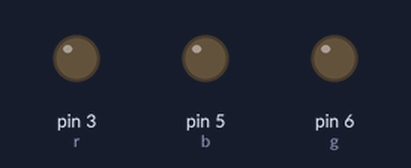
Bench run of a sketch on a simulated Arduino Uno, built with avr-gcc and run on an emulated ATmega328P. Shown: output pins drawn as LEDs (lit = HIGH).

Above: at 0.5 s.
At 2.0 s:
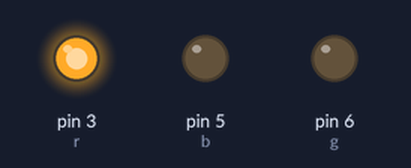
At 4.0 s:
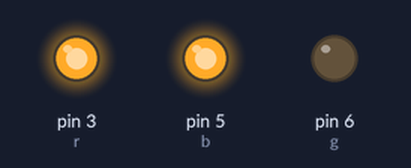
At 5.5 s:
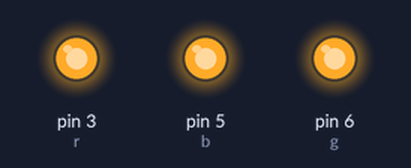
At 6.5 s:
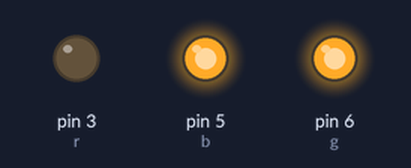
Timing chart, 0 to 7.8 s (numbered marks = the images above):
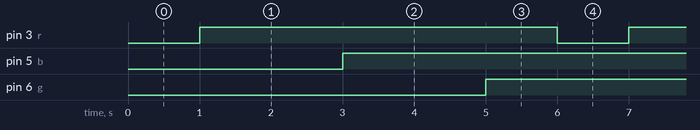

Measured:
- by itself, pin 3 (r), pin 5 (b), pin 6 (g): alternates HIGH for 5.0 s and LOW for 1.0 s

The sketch:

sketch_mar04a.ino
```cpp
int r=3;
int b=5;
int g=6;

void setup() {
  pinMode(r,OUTPUT);
  pinMode(b,OUTPUT);
  pinMode(g,OUTPUT);


}

void loop() {
 digitalWrite(r,0);
 delay(1000);
 digitalWrite(r,1);
 delay(1000);

 digitalWrite(b,0);
 delay(1000);
 digitalWrite(b,1);
 delay(1000);

 digitalWrite(g,0);
 delay(1000);
 digitalWrite(g,1);
 delay(1000);


}
```
